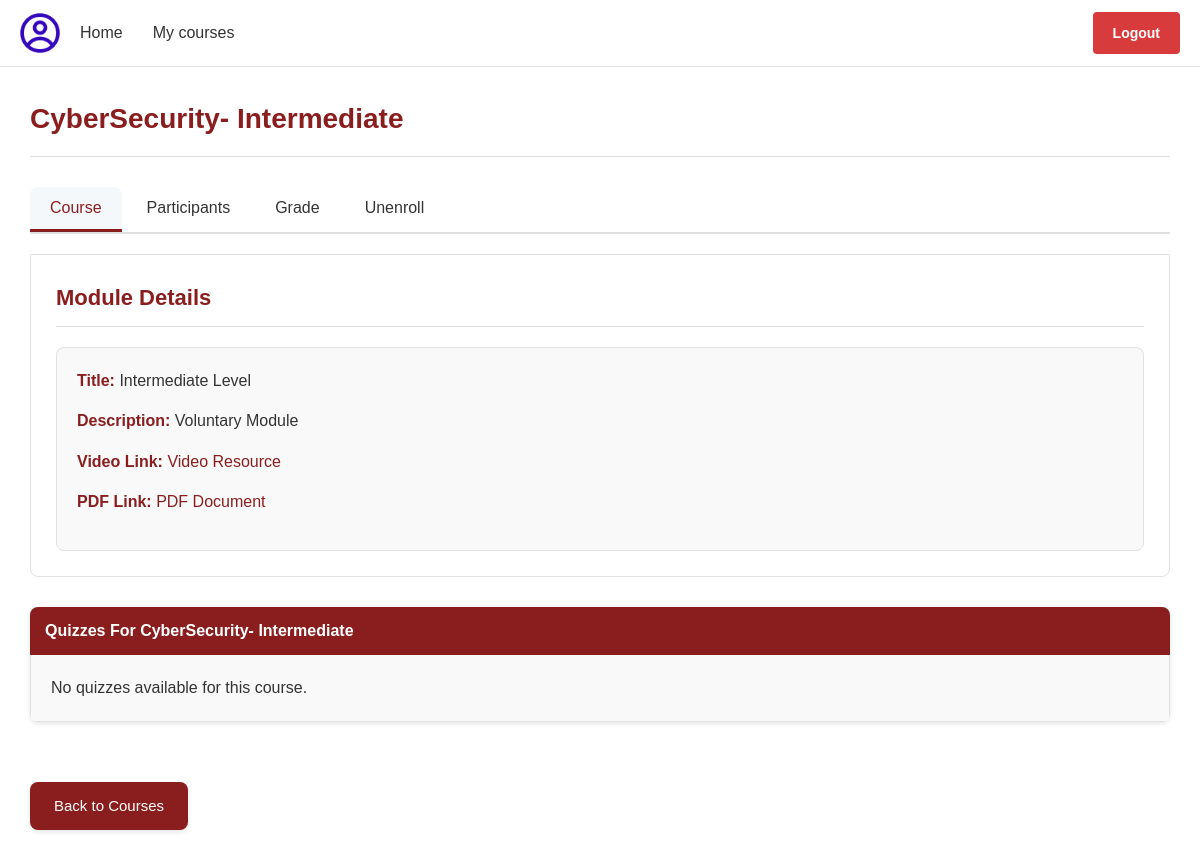
Screenshot of /student/details.php?id=COD003 (signed in) with the database file from the repository.
### tables this page shows
CREATE TABLE `module` (
  `moduleId` varchar(50) NOT NULL,
  `title` varchar(100) NOT NULL,
  `description` text DEFAULT NULL,
  `content_text` text DEFAULT NULL,
  `content_video_url` varchar(255) DEFAULT NULL,
  `content_pdf_path` varchar(255) DEFAULT NULL,
  `instructorId` varchar(50) NOT NULL,
  `created_at` timestamp NOT NULL DEFAULT current_timestamp(),
  `updated_at` timestamp NOT NULL DEFAULT current_timestamp() ON UPDATE current_timestamp(),
  `status` enum('active','deleted') DEFAULT 'active',
  `deleted_at` timestamp NULL DEFAULT NULL,
  `module_image_path` varchar(255) DEFAULT NULL
);

### functions/module.php (called while the page is built, shortened)
<?php
function getCourseById($moduleId){
    require 'db_connect.php';
    $stmt = $conn->prepare("SELECT * FROM `module` where moduleId = ?");
    $stmt->bind_param("s", $moduleId);
    $stmt->execute();
    $result = $stmt->get_result();
    if ($result->num_rows > 0) {
        return $result->fetch_assoc();
    }
    return [];
}
function getEnrolledCourse($userid){
    require 'db_connect.php';
    $stmt = $conn->prepare("SELECT * FROM `module_enrollments` where studentId = ?");
    $stmt->bind_param("s", $userid);
    $stmt->execute();
    $result = $stmt->get_result();
    if ($result->num_rows > 0) {
        $res = $result->fetch_all(MYSQLI_ASSOC);
        return $res;
    }
    return [];
}
function getQuizzesByModuleId($moduleId){
    require 'db_connect.php';
    $stmt = $conn->prepare("SELECT * FROM `quizzes` WHERE moduleId = ?");
    $stmt->bind_param("s", $moduleId);
    $stmt->execute();
    $result = $stmt->get_result();
    return [];
}

### student/details.php (the view, shortened to what this page needs)
<?php
    require_once '../functions/student_function.php';
    require_once '../functions/module.php';
    $moduleId = $_GET['id'];
    $studentId =  $_SESSION['user_id'];
    $courseDetails = getCourseById($moduleId);
    $courses = getEnrolledCourse($_SESSION['user_id']);
    $title = @$courseDetails['title'];
?>
<!DOCTYPE html>
<html lang="en">
<head>
    <link rel="stylesheet" href="https://cdnjs.cloudflare.com/ajax/libs/font-awesome/6.5.1/css/all.min.css">
    <link rel="stylesheet" href="details.css">
</head>
<body>
    <div class="container">
    <header class="top-nav">
    <img src="../assets/images/icons/profile.png" alt="User Profile" class="profile-image" style="width: 40px; height: 40px;"/>
      <nav class="main-menu">
        <a href="../index.php" class="<?php echo isActive("index.php") ?>">Home</a>
        <a href="index.php" class="<?php echo isActive("index.php") ?>">My courses</a>
      </nav>
      <span class="logout-container"><a href="#" class="logout-link" onclick="showLogoutModal()">Logout</a></span>
    </header>
        <main class="content">
            <?php if ($courseDetails): ?>
                <div class="course-header">
                    <h1><?php echo htmlspecialchars($courseDetails['title']); ?></h1>
                </div>
                <div class="tabs">
                    <button class="tab-btn active" data-tab="course">Course</button>
                    <button class="tab-btn" data-tab="participants">Participants</button>
                    <button class="tab-btn" data-tab="grade">Grade</button>
                    <button class="tab-btn" data-tab="more">Unenroll</button>
                </div>
                <div class="tab-content active" id="course">
                    <h2>Module Details</h2>
                    <div class="module-info">
                        <p><strong>Title:</strong> <span class="module-data"><?php echo htmlspecialchars($courseDetails['description']); ?></span></p>
                        <p><strong>Description:</strong> <span class="module-data"><?php echo htmlspecialchars($courseDetails['content_text']); ?></span></p>
                        <?php if (!empty($courseDetails['content_video_url'])): ?>
                        <p><strong>Video Link:</strong> <a href="<?php echo htmlspecialchars($courseDetails['content_video_url']); ?>" target="_blank" class="resource-link">Video Resource</a></p>
                        <?php endif; ?>
                        <?php if (!empty($courseDetails['content_pdf_path'])): ?>
                        <p><strong>PDF Link:</strong> <a href="<?php echo htmlspecialchars($courseDetails['content_pdf_path']); ?>" target="_blank" class="resource-link">PDF Document</a></p>
                        <?php endif; ?>
                    </div>
                </div>
                <div class="collapsible">
                    <button class="collapsible-btn">Quizzes For <?php echo $title; ?></button>
                    <div class="collapsible-content" style="display: block;">
                        <?php $quizzes = getQuizzesByModuleId($moduleId); ?>
                        <?php echo generetaDropDownForQuizzes($quizzes, $studentId); ?>
                    </div>
                </div>
            <?php else: ?>
                <p>Course details not found.</p>
            <?php endif; ?>
            <a href="index.php" class="back-btn">Back to Courses</a>
        </main>
    </div>
</body>
</html>

### student/details.css (style rules this page uses)
* { margin: 0; padding: 0; box-sizing: border-box; font-family: Arial, sans-serif; }
body { width: 100%; overflow-x: hidden; color: #333; line-height: 1.6; }
.logout-container { display: flex; justify-content: center; margin: 0; }
.logout-link { text-decoration: none; color: #fff; font-size: 14px; font-weight: bold; padding: 10px 20px; background-color: rgb(216, 59, 59); border-radius: 4px; transition: all 0.3s ease; display: inline-block; }
.container { margin: 0 auto; background-color: white; box-shadow: 0 2px 10px rgba(0, 0, 0, 0.1); min-height: 100vh; }
.top-nav { display: flex; align-items: center; padding: 10px 20px; border-bottom: 1px solid #e0e0e0; background-color: white; flex-wrap: wrap; justify-content: space-between; }
.main-menu { display: flex; margin-left: 20px; gap: 30px; flex-wrap: wrap; flex-grow: 1; }
.main-menu a { text-decoration: none; color: #333; padding: 10px 0; font-size: 16px; position: relative; transition: all 0.3s ease; }
.main-menu a:after { content: ''; position: absolute; width: 0; height: 2px; background-color: #A20202; bottom: 0; left: 0; transition: width 0.3s ease; }
.content { padding: 30px; }
.course-header { margin-bottom: 30px; border-bottom: 1px solid #e0e0e0; padding-bottom: 15px; }
.course-header h1 { color: rgb(138, 30, 30); font-size: 28px; }
.tabs { display: flex; gap: 5px; margin: 20px 0; border-bottom: 2px solid #e0e0e0; flex-wrap: wrap; }
.tab-btn { padding: 12px 20px; border: none; background-color: transparent; cursor: pointer; font-size: 16px; font-weight: 500; color: #333; border-bottom: 3px solid transparent; transition: all 0.3s ease; border-radius: 8px 8px 0 0; }
.tab-btn.active { color: rgb(138, 30, 30); border-bottom: 3px solid rgb(138, 30, 30); background-color: rgba(58, 110, 165, 0.05); }
.tab-content { display: none; padding: 25px; border: 1px solid #e0e0e0; border-radius: 0 0 8px 8px; background-color: #fff; animation: fadeIn 0.3s ease-in-out; }
.tab-content.active { display: block; }
.tab-content h2 { color: rgb(138, 30, 30); margin-bottom: 20px; font-size: 22px; border-bottom: 1px solid #e0e0e0; padding-bottom: 10px; }
.collapsible { margin: 30px 0; border-radius: 8px; overflow: hidden; box-shadow: 0 2px 5px rgba(0,0,0,0.1); }
.collapsible-btn { width: 100%; padding: 15px; background-color: rgb(138, 30, 30); color: #fff; border: none; text-align: left; cursor: pointer; font-size: 16px; font-weight: bold; display: flex; justify-content: space-between; align-items: center; transition: background-color 0.3s; }
.collapsible-btn::after { font-size: 12px; transition: transform 0.3s; }
.collapsible-content { display: none; padding: 20px; border: 1px solid #e0e0e0; border-top: none; background-color: #f9f9f9; animation: slideDown 0.3s ease-out; }
.back-btn { display: inline-block; margin-top: 30px; padding: 12px 24px; background-color: rgb(138, 30, 30); color: #fff; text-decoration: none; border-radius: 8px; font-size: 15px; transition: background-color 0.3s, transform 0.2s; box-shadow: 0 2px 5px rgba(0,0,0,0.1); }
.module-info { background-color: #f9f9f9; padding: 20px; border-radius: 8px; margin-top: 20px; border: 1px solid #e0e0e0; }
.module-info p { margin-bottom: 15px; }
.module-info strong { color: rgb(138, 30, 30); font-weight: 600; }
.module-data { font-weight: normal; color: #333; }
.resource-link { color: rgb(138, 30, 30); text-decoration: none; transition: color 0.2s; display: inline-flex; align-items: center; gap: 5px; }

### rows the page displays
module: title "CyberSecurity- Intermediate", description "Intermediate Level", content_text "Voluntary Module"
